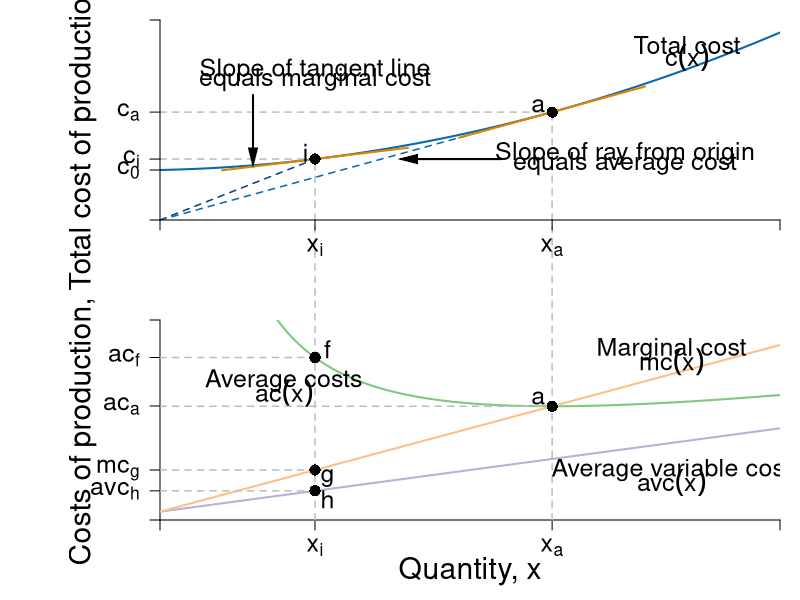

This figure's R source:
#Graph Designer: Scott Cohn
#Authors: Bowles and Halliday
#Title: Microeconomics: Competition, Conflict and Coordination

require(shape)
pdf(file = "firmmarketsupply/tc_ac_mc_stacked.pdf", width = 9, height = 12)

#Set parameters for graphics
axislabelsize <- 1.8
labelsize <- 1.5
namesize <- 1.8
annotatesize <- 1.5
graphlinewidth <- 2
segmentlinewidth <- 1.5

COL <- c("#7fc97f", "#beaed4", "#fdc086", "#ffff99", "#386cb0", "#f0027f", "#bf5b17", "#666666")
COLA <- c("#99d8c9","#66c2a4","#41ae76", "#238b45", "#005824")
COLB <- c("#4eb3d3", "#2b8cbe", "#0868ac","#084081")

#Edited the margins to cater for the larger LHS labels
par(mar =  c(4, 8, 1, 1), mfrow = c(2, 1))


totalcost <- function(x, c0 = 10, c1 = 2, c2 = 0.5){
  c0 + c1*x + c2*x^2
}

avgcost <- function(x, c0 = 10, c1 = 2, c2 = 0.5){
  totalcost/x
}

avgvarcost <- function(x,  c1 = 0.05, c2 = 0.05){
  (c1*x + c2*x^2)/x
}

marginalcost <- function(x, c1 = 2, c2 = 0.5){
  c1 + 2*c2*x
}

mcline <- function(x, constant = 0.3181472, slope = 0.125){
  constant + slope*x
}

isocost <- function(l, c = 10, w = 1, r = 1) {
  c - (w/r)*l
}


isoquant <- function(l, alpha = 0.5, x = 5) {
  (x / l^alpha)^(1/(1 - alpha))
}

# total cost --------------------------------------------------------------


xlims <- c(0, 10)
ylims <- c(0, 8)

npts <- 501 
x <- seq(xlims[1], xlims[2], length.out = npts)
y <- seq(ylims[1], ylims[2], length.out = npts) 
a <- c(13, 16.75, 19.25)

plot(0, 0, xlim = xlims, ylim = ylims, type = "n",
     xlab = expression(paste("")),
     ylab = expression(paste("")), 
     xaxt = "n", 
     yaxt = "n", 
     cex.lab = axislabelsize, 
     bty = "n",
     xaxs = "i", 
     yaxs = "i")

# Choose x_i

i <- c(2, 2.5, 3, 3.5, 4)
xi <- i[2]

ticksy <- c(0, 2, totalcost(x = xi, c0 = 2, c1 = 0.05, c2 = 0.05), totalcost(x = 6.32456, c0 = 2, c1 = 0.05, c2 = 0.05), ylims[2])
ylabels <- c(NA, expression(paste(c[0])), expression(paste(c[i])), expression(paste(c[a])), NA)
ticksx <- c(0, xi, 6.32456, xlims[2])
xlabels <- c(NA, expression(paste(x[i])), expression(paste(x[a])), NA)

npts <- 500 
xx1 <- seq(xlims[1], xlims[2], length.out = npts)
xx3 <- seq(xi - 1.5, xi + 1.5, length.out = npts)
xx4 <- seq(4.82456, 7.82456, length.out = npts)


lines(xx1, totalcost(xx1, c0 = 2, c1 = 0.05, c2 = 0.05), col = COLB[3], lwd = graphlinewidth)

#Label the axes
#mtext(expression(paste("Quantity of output, ", x)), side = 1, line = 2.5, cex = axislabelsize)
text(-1.25, 0.5*ylims[2], expression(paste("Total cost of production, ", c)), xpd = TRUE, cex = axislabelsize, srt = 90) 

#Draw segments for average cost
segments(0, totalcost(x = xi, c0 = 2, c1 = 0.05, c2 = 0.05), xi, totalcost(x = xi, c0 = 2, c1 = 0.05, c2 = 0.05), lty = 2, col = "gray" , lwd = segmentlinewidth)
segments(xi, -20, xi, totalcost(x = xi, c0 = 2, c1 = 0.05, c2 = 0.05), lty = 2, col = "gray" , lwd = segmentlinewidth, xpd = TRUE)

segments(0, totalcost(x = 6.32456, c0 = 2, c1 = 0.05, c2 = 0.05), 6.32456, totalcost(x = 6.32456, c0 = 2, c1 = 0.05, c2 = 0.05), lty = 2, col = "gray" , lwd = segmentlinewidth)
segments(6.32456, -20, 6.32456, totalcost(x = 6.32456, c0 = 2, c1 = 0.05, c2 = 0.05), lty = 2, col = "gray" , lwd = segmentlinewidth, xpd = TRUE)

segments(0, 0, xi, totalcost(x = xi, c0 = 2, c1 = 0.05, c2 = 0.05), lty = 2, col = COLB[4] , lwd = segmentlinewidth)
segments(0, 0, 6.32456, totalcost(x = 6.32456, c0 = 2, c1 = 0.05, c2 = 0.05), lty = 2, col = COLB[3] , lwd = segmentlinewidth)

lines(xx3, mcline(xx3, constant = totalcost(x = xi, c0 = 2, c1 = 0.05, c2 = 0.05) - xi*marginalcost(x = xi, c1 = 0.05, c2 = 0.05), slope = marginalcost(x = xi, c1 = 0.05, c2 = 0.05)), 
      col = "#E18500", lty = 1, lwd = graphlinewidth)
lines(xx4, mcline(xx4, constant = totalcost(x = 6.32456, c0 = 2, c1 = 0.05, c2 = 0.05) - 6.32456*marginalcost(x = 6.32456, c1 = 0.05, c2 = 0.05), slope = marginalcost(x = 6.32456, c1 = 0.05, c2 = 0.05)), 
      col = "#E18500", lty = 1, lwd = graphlinewidth)

points(xi, totalcost(x = xi, c0 = 2, c1 = 0.05, c2 = 0.05), pch = 16, col = "black", cex = 1.5)
text(xi - 0.15, totalcost(x = xi, c0 = 2, c1 = 0.05, c2 = 0.05) + 0.25, expression("i"), cex = annotatesize)

points(6.32456, totalcost(x = 6.32456, c0 = 2, c1 = 0.05, c2 = 0.05), pch = 16, col = "black", cex = 1.5)
text(6.1, totalcost(x = 6.32456, c0 = 2, c1 = 0.05, c2 = 0.05) + 0.25, expression("a"), cex = annotatesize)

#Marginal Cost
text(7.5, totalcost(x = xi, c0 = 2, c1 = 0.05, c2 = 0.05) + 0.2, expression(paste("Slope of ray from origin")), cex = annotatesize)
text(7.5, totalcost(x = xi, c0 = 2, c1 = 0.05, c2 = 0.05) - 0.2, expression(paste("equals average cost")), cex = annotatesize)
Arrows(5.5, totalcost(x = xi, c0 = 2, c1 = 0.05, c2 = 0.05), xi + 1.5, totalcost(x = xi, c0 = 2, c1 = 0.05, c2 = 0.05) , col = "black", lty = 1, lwd = 2, arr.type = "triangle", arr.lwd = 0.5)

#Label the cost curve
text(8.5, 7, expression("Total cost"), cex = annotatesize)
text(8.5, 6.5, expression(c(x)), cex = annotatesize)
#text(11.5, 13.5, expression(paste(tc(x) == c[0] + c[1]*x + c[2]*x^2)), cex = annotatesize)

#Average Cost
text(2.5, 6.0, expression(paste("Slope of tangent line")), cex = annotatesize)
text(2.5, 5.6, expression(paste("equals marginal cost")), cex = annotatesize)
Arrows(1.5, 5, 1.5, 2.5, col = "black", lty = 1, lwd = 2, arr.type = "triangle", arr.lwd = 0.5)


axis(1, at = ticksx, pos = 0, labels = xlabels, cex.axis = labelsize)
axis(2, at = ticksy, pos = 0, labels = ylabels, las = 1, cex.axis = labelsize)

# ac & mc -----------------------------------------------------------------

avgcost <- function(x,  c0 = 2, c1 = 0.05, c2 = 0.05){
  (c0 + c1*x + c2*x^2)/x
}

marginalcost <- function(x, c1 = 0.05, c2 = 0.05){
  c1 + 2*c2*x
}

xlims <- c(0, 10)
ylims <- c(0, 1.2)

npts <- 501 
x <- seq(xlims[1], xlims[2], length.out = npts)
y <- seq(ylims[1], ylims[2], length.out = npts) 
a <- c(13, 16.75, 19.25)

plot(0, 0, xlim = xlims, ylim = ylims, type = "n",
     xlab = expression(paste("")),
     ylab = expression(paste("")), 
     xaxt = "n", 
     yaxt = "n", 
     cex.lab = axislabelsize, 
     bty = "n",
     xaxs = "i", 
     yaxs = "i")


ticksy <- c(0, avgvarcost(x = xi), marginalcost(x = xi), avgcost(6.82456), avgcost(x = xi), ylims[2])
ylabels <- c(NA, expression(paste(avc[h])), expression(paste(mc[g])), expression(paste(ac[a])), expression(paste(ac[f])), NA)
ticksx <- c(0, xi, 6.32456, xlims[2])
xlabels <- c(NA, expression(paste(x[i])), expression(paste(x[a])), NA)


axis(1, at = ticksx, pos = 0, labels = xlabels, cex.axis = labelsize)
axis(2, at = ticksy, pos = 0, labels = ylabels, las = 1, cex.axis = labelsize)

npts <- 500 
xx1 <- seq(xlims[1], xlims[2], length.out = npts)
xx3 <- seq(4, 8, length.out = npts)
xx4 <- seq(xlims[1], 6.32456, length.out = npts)
xx5 <- seq(6.32456, xlims[2], length.out = npts)

lines(xx1, avgcost(xx1, c0 = 2, c1 = 0.05, c2 = 0.05), col = COL[1], lwd = graphlinewidth)
lines(xx1, avgvarcost(xx1, c1 = 0.05, c2 = 0.05), col = COL[2], lwd = graphlinewidth)
lines(xx1, marginalcost(xx1, c1 = 0.05, c2 = 0.05), lty = 1, col = COL[3], lwd = graphlinewidth)
#lines(xx5, marginalcost(xx5, c1 = 0.05, c2 = 0.05), col = COL[3], lwd = graphlinewidth)

#Label the axes
mtext(expression(paste("Quantity, ", x)), side = 1, line = 2.5, cex = axislabelsize)
text(-1.25, 0.5*ylims[2], expression(paste("Costs of production, ", c)), xpd = TRUE, cex = axislabelsize, srt = 90) 


#Draw segments for average cost
segments(0, avgcost(x = xi, c0 = 2, c1 = 0.05, c2 = 0.05), xi, avgcost(x = xi, c0 = 2, c1 = 0.05, c2 = 0.05), lty = 2, col = "gray" , lwd = segmentlinewidth)
segments(xi, 0, xi, avgcost(x = xi) + 10, lty = 2, col = "gray" , lwd = segmentlinewidth, xpd = TRUE)
segments(0, marginalcost(x = xi), xi, marginalcost(x = xi), lty = 2, col = "gray" , lwd = segmentlinewidth)
segments(0, avgvarcost(x = xi), xi, avgvarcost(x = xi), lty = 2, col = "gray" , lwd = segmentlinewidth)
points(xi, avgcost(x = xi, c0 = 2, c1 = 0.05, c2 = 0.05), pch = 16, col = "black", cex = 1.5)

text(xi + 0.2, avgcost(x = xi) + 0.05, expression(paste("f")), cex = labelsize)
points(xi, avgcost(x = xi), pch = 16, col = "black", cex = 1.5)

text(xi + 0.2, marginalcost(x = xi) - 0.05, expression(paste("g")), cex = labelsize)
points(xi, marginalcost(x = xi), pch = 16, col = "black", cex = 1.5)

text(xi + 0.2, avgvarcost(x = xi) - 0.05, expression(paste("h")), cex = labelsize)
points(xi, avgvarcost(x = xi), pch = 16, col = "black", cex = 1.5)

#Label the cost curve
text(12.7, 12, expression("Total cost"), cex = labelsize)
# text(12.5, 13.5, expression(paste(tc(x) == c[0] + c[1]*x + c[2]*x^2)), cex = annotatesize)

#Average Cost
text(2, avgcost(x = 3.2), expression(paste("Average costs")), cex = labelsize)
text(2, avgcost(x = 3.2) - 0.075, expression(ac(x)), cex = labelsize)

# text(3.75, avgcost(x = 3.2) + 0.67, expression(paste(ac(x) == frac(c[0],x) + c[1] + c[2]*x)), cex = annotatesize)

#Average cost minimum
segments(0, avgcost(x = 6.32456), 6.32456, avgcost(x = 6.32456), lty = 2, col = "gray" , lwd = segmentlinewidth)
segments(6.32456, 0, 6.32456, 2, lty = 2, col = "gray" , lwd = segmentlinewidth, xpd = TRUE)
text(6.1, avgcost(x = 6.32456) + 0.05, expression(paste("a")), cex = annotatesize)
points(6.32456, avgcost(x = 6.32456), pch = 16, col = "black", cex = 1.5)


#Marginal Cost
text(8.25, marginalcost(x = 8.25) + 0.15, expression(paste("Marginal cost")), cex = annotatesize)
text(8.25, marginalcost(x = 8.25) + 0.075, expression(mc(x)), cex = annotatesize)
# text(11, marginalcost(x = 12) + 0.2, expression(paste(mc(x) == c[1] + 2*c[2]*x)), cex = annotatesize)

#Average Variable Cost
text(8.25, avgvarcost(x = 8) - 0.15, expression(paste("Average variable cost")), cex = annotatesize)
text(8.25, avgvarcost(x = 8) - 0.225, expression(avc(x)), cex = annotatesize)
# text(12, avgvarcost(x = 12) - 0.325, expression(paste(avc(x) == c[1] + c[2]*x)), cex = annotatesize)


dev.off()
